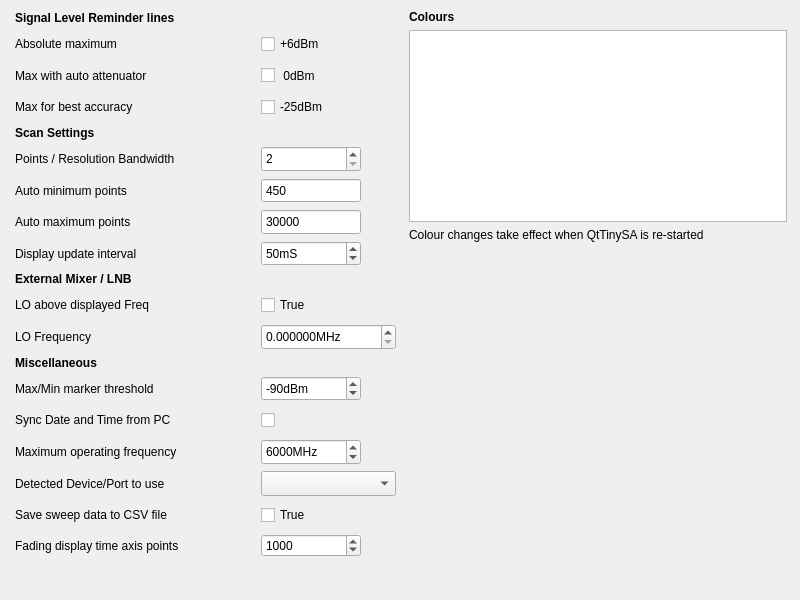
<?xml version="1.0" encoding="UTF-8"?>
<ui version="4.0">
 <class>Settings</class>
 <widget class="QDialog" name="Settings">
  <property name="geometry">
   <rect>
    <x>0</x>
    <y>0</y>
    <width>800</width>
    <height>600</height>
   </rect>
  </property>
  <property name="windowTitle">
   <string>Settings</string>
  </property>
  <widget class="QWidget" name="layoutWidget">
   <property name="geometry">
    <rect>
     <x>15</x>
     <y>11</y>
     <width>381</width>
     <height>586</height>
    </rect>
   </property>
   <layout class="QGridLayout" name="gridLayout_2">
    <item row="5" column="0">
     <widget class="QLabel" name="label">
      <property name="text">
       <string>Points / Resolution Bandwidth</string>
      </property>
     </widget>
    </item>
    <item row="19" column="0">
     <spacer name="verticalSpacer_2">
      <property name="orientation">
       <enum>Qt::Vertical</enum>
      </property>
      <property name="sizeHint" stdset="0">
       <size>
        <width>20</width>
        <height>40</height>
       </size>
      </property>
     </spacer>
    </item>
    <item row="12" column="0">
     <widget class="QLabel" name="label_13">
      <property name="font">
       <font>
        <weight>75</weight>
        <bold>true</bold>
       </font>
      </property>
      <property name="text">
       <string>Miscellaneous</string>
      </property>
     </widget>
    </item>
    <item row="14" column="0">
     <widget class="QLabel" name="label_17">
      <property name="text">
       <string>Sync Date and Time from PC</string>
      </property>
     </widget>
    </item>
    <item row="16" column="0">
     <widget class="QLabel" name="label_18">
      <property name="text">
       <string>Detected Device/Port to use</string>
      </property>
     </widget>
    </item>
    <item row="3" column="0">
     <widget class="QLabel" name="label_9">
      <property name="text">
       <string>Max for best accuracy</string>
      </property>
     </widget>
    </item>
    <item row="6" column="1">
     <widget class="QSpinBox" name="minPoints">
      <property name="sizePolicy">
       <sizepolicy hsizetype="Preferred" vsizetype="Expanding">
        <horstretch>0</horstretch>
        <verstretch>0</verstretch>
       </sizepolicy>
      </property>
      <property name="maximumSize">
       <size>
        <width>100</width>
        <height>16777215</height>
       </size>
      </property>
      <property name="buttonSymbols">
       <enum>QAbstractSpinBox::NoButtons</enum>
      </property>
      <property name="minimum">
       <number>25</number>
      </property>
      <property name="maximum">
       <number>450</number>
      </property>
      <property name="value">
       <number>450</number>
      </property>
     </widget>
    </item>
    <item row="2" column="1">
     <widget class="QCheckBox" name="zeroLine">
      <property name="sizePolicy">
       <sizepolicy hsizetype="Preferred" vsizetype="Expanding">
        <horstretch>0</horstretch>
        <verstretch>0</verstretch>
       </sizepolicy>
      </property>
      <property name="text">
       <string> 0dBm</string>
      </property>
      <property name="checked">
       <bool>false</bool>
      </property>
     </widget>
    </item>
    <item row="15" column="1">
     <widget class="QSpinBox" name="maxFreqBox">
      <property name="sizePolicy">
       <sizepolicy hsizetype="Preferred" vsizetype="Expanding">
        <horstretch>0</horstretch>
        <verstretch>0</verstretch>
       </sizepolicy>
      </property>
      <property name="maximumSize">
       <size>
        <width>100</width>
        <height>16777215</height>
       </size>
      </property>
      <property name="toolTip">
       <string>Maximum Frequency allowed.  Note: TinySA-Ultra is not calibrated above 6GHz </string>
      </property>
      <property name="suffix">
       <string>MHz</string>
      </property>
      <property name="minimum">
       <number>350</number>
      </property>
      <property name="maximum">
       <number>20000</number>
      </property>
      <property name="singleStep">
       <number>100</number>
      </property>
      <property name="value">
       <number>6000</number>
      </property>
     </widget>
    </item>
    <item row="13" column="1">
     <widget class="QSpinBox" name="peakThreshold">
      <property name="sizePolicy">
       <sizepolicy hsizetype="Preferred" vsizetype="Expanding">
        <horstretch>0</horstretch>
        <verstretch>0</verstretch>
       </sizepolicy>
      </property>
      <property name="maximumSize">
       <size>
        <width>100</width>
        <height>16777215</height>
       </size>
      </property>
      <property name="font">
       <font>
        <pointsize>9</pointsize>
       </font>
      </property>
      <property name="suffix">
       <string>dBm</string>
      </property>
      <property name="prefix">
       <string/>
      </property>
      <property name="minimum">
       <number>-120</number>
      </property>
      <property name="maximum">
       <number>-20</number>
      </property>
      <property name="value">
       <number>-90</number>
      </property>
     </widget>
    </item>
    <item row="11" column="0">
     <widget class="QLabel" name="label_16">
      <property name="text">
       <string>LO Frequency</string>
      </property>
     </widget>
    </item>
    <item row="7" column="0">
     <widget class="QLabel" name="label_4">
      <property name="text">
       <string>Auto maximum points</string>
      </property>
     </widget>
    </item>
    <item row="10" column="1">
     <widget class="QCheckBox" name="highLO">
      <property name="sizePolicy">
       <sizepolicy hsizetype="Preferred" vsizetype="Expanding">
        <horstretch>0</horstretch>
        <verstretch>0</verstretch>
       </sizepolicy>
      </property>
      <property name="text">
       <string>True</string>
      </property>
     </widget>
    </item>
    <item row="7" column="1">
     <widget class="QSpinBox" name="maxPoints">
      <property name="sizePolicy">
       <sizepolicy hsizetype="Preferred" vsizetype="Expanding">
        <horstretch>0</horstretch>
        <verstretch>0</verstretch>
       </sizepolicy>
      </property>
      <property name="maximumSize">
       <size>
        <width>100</width>
        <height>16777215</height>
       </size>
      </property>
      <property name="buttonSymbols">
       <enum>QAbstractSpinBox::NoButtons</enum>
      </property>
      <property name="minimum">
       <number>25</number>
      </property>
      <property name="maximum">
       <number>100000</number>
      </property>
      <property name="value">
       <number>30000</number>
      </property>
     </widget>
    </item>
    <item row="10" column="0">
     <widget class="QLabel" name="label_15">
      <property name="text">
       <string>LO above displayed Freq</string>
      </property>
     </widget>
    </item>
    <item row="17" column="0">
     <widget class="QLabel" name="label_20">
      <property name="text">
       <string>Save sweep data to CSV file</string>
      </property>
     </widget>
    </item>
    <item row="1" column="1">
     <widget class="QCheckBox" name="plus6Line">
      <property name="sizePolicy">
       <sizepolicy hsizetype="Preferred" vsizetype="Expanding">
        <horstretch>0</horstretch>
        <verstretch>0</verstretch>
       </sizepolicy>
      </property>
      <property name="text">
       <string>+6dBm</string>
      </property>
      <property name="checked">
       <bool>false</bool>
      </property>
     </widget>
    </item>
    <item row="13" column="0">
     <widget class="QLabel" name="label_2">
      <property name="text">
       <string>Max/Min marker threshold</string>
      </property>
     </widget>
    </item>
    <item row="16" column="1">
     <widget class="QComboBox" name="deviceBox">
      <property name="sizePolicy">
       <sizepolicy hsizetype="Preferred" vsizetype="Expanding">
        <horstretch>0</horstretch>
        <verstretch>0</verstretch>
       </sizepolicy>
      </property>
      <property name="toolTip">
       <string>Select device to use if more than one is detected</string>
      </property>
     </widget>
    </item>
    <item row="17" column="1">
     <widget class="QCheckBox" name="saveSweep">
      <property name="sizePolicy">
       <sizepolicy hsizetype="Preferred" vsizetype="Expanding">
        <horstretch>0</horstretch>
        <verstretch>0</verstretch>
       </sizepolicy>
      </property>
      <property name="toolTip">
       <string>Must be selected each time programme is run</string>
      </property>
      <property name="text">
       <string>True</string>
      </property>
     </widget>
    </item>
    <item row="2" column="0">
     <widget class="QLabel" name="label_10">
      <property name="text">
       <string>Max with auto attenuator</string>
      </property>
     </widget>
    </item>
    <item row="14" column="1">
     <widget class="QCheckBox" name="syncTime">
      <property name="sizePolicy">
       <sizepolicy hsizetype="Preferred" vsizetype="Expanding">
        <horstretch>0</horstretch>
        <verstretch>0</verstretch>
       </sizepolicy>
      </property>
      <property name="text">
       <string/>
      </property>
     </widget>
    </item>
    <item row="8" column="0">
     <widget class="QLabel" name="label_19">
      <property name="text">
       <string>Display update interval</string>
      </property>
     </widget>
    </item>
    <item row="8" column="1">
     <widget class="QSpinBox" name="intervalBox">
      <property name="sizePolicy">
       <sizepolicy hsizetype="Preferred" vsizetype="Expanding">
        <horstretch>0</horstretch>
        <verstretch>0</verstretch>
       </sizepolicy>
      </property>
      <property name="maximumSize">
       <size>
        <width>100</width>
        <height>16777215</height>
       </size>
      </property>
      <property name="toolTip">
       <string>Nominal</string>
      </property>
      <property name="suffix">
       <string>mS</string>
      </property>
      <property name="minimum">
       <number>5</number>
      </property>
      <property name="maximum">
       <number>200</number>
      </property>
      <property name="singleStep">
       <number>5</number>
      </property>
      <property name="value">
       <number>50</number>
      </property>
     </widget>
    </item>
    <item row="6" column="0">
     <widget class="QLabel" name="label_3">
      <property name="text">
       <string>Auto minimum points</string>
      </property>
     </widget>
    </item>
    <item row="1" column="0">
     <widget class="QLabel" name="label_11">
      <property name="text">
       <string>Absolute maximum</string>
      </property>
     </widget>
    </item>
    <item row="15" column="0">
     <widget class="QLabel" name="label_7">
      <property name="text">
       <string>Maximum operating frequency</string>
      </property>
     </widget>
    </item>
    <item row="9" column="0" colspan="2">
     <widget class="QLabel" name="label_14">
      <property name="font">
       <font>
        <weight>75</weight>
        <bold>true</bold>
       </font>
      </property>
      <property name="text">
       <string>External Mixer / LNB</string>
      </property>
     </widget>
    </item>
    <item row="4" column="0">
     <widget class="QLabel" name="label_8">
      <property name="font">
       <font>
        <weight>75</weight>
        <bold>true</bold>
       </font>
      </property>
      <property name="text">
       <string>Scan Settings</string>
      </property>
     </widget>
    </item>
    <item row="3" column="1">
     <widget class="QCheckBox" name="neg25Line">
      <property name="sizePolicy">
       <sizepolicy hsizetype="Preferred" vsizetype="Expanding">
        <horstretch>0</horstretch>
        <verstretch>0</verstretch>
       </sizepolicy>
      </property>
      <property name="text">
       <string>-25dBm</string>
      </property>
      <property name="checked">
       <bool>false</bool>
      </property>
     </widget>
    </item>
    <item row="0" column="0" colspan="2">
     <widget class="QLabel" name="label_6">
      <property name="font">
       <font>
        <weight>75</weight>
        <bold>true</bold>
       </font>
      </property>
      <property name="text">
       <string>Signal Level Reminder lines</string>
      </property>
     </widget>
    </item>
    <item row="5" column="1">
     <widget class="QSpinBox" name="rbw_x">
      <property name="sizePolicy">
       <sizepolicy hsizetype="Preferred" vsizetype="Expanding">
        <horstretch>0</horstretch>
        <verstretch>0</verstretch>
       </sizepolicy>
      </property>
      <property name="maximumSize">
       <size>
        <width>100</width>
        <height>16777215</height>
       </size>
      </property>
      <property name="minimum">
       <number>2</number>
      </property>
      <property name="maximum">
       <number>10</number>
      </property>
      <property name="value">
       <number>2</number>
      </property>
     </widget>
    </item>
    <item row="11" column="1">
     <widget class="QDoubleSpinBox" name="freqLO">
      <property name="sizePolicy">
       <sizepolicy hsizetype="Preferred" vsizetype="Expanding">
        <horstretch>0</horstretch>
        <verstretch>0</verstretch>
       </sizepolicy>
      </property>
      <property name="suffix">
       <string>MHz</string>
      </property>
      <property name="decimals">
       <number>6</number>
      </property>
      <property name="minimum">
       <double>0.000000000000000</double>
      </property>
      <property name="maximum">
       <double>100000.000000000000000</double>
      </property>
      <property name="value">
       <double>0.000000000000000</double>
      </property>
     </widget>
    </item>
    <item row="18" column="0">
     <widget class="QLabel" name="label_21">
      <property name="text">
       <string>Fading display time axis points</string>
      </property>
     </widget>
    </item>
    <item row="18" column="1">
     <widget class="QSpinBox" name="timePoints">
      <property name="maximumSize">
       <size>
        <width>100</width>
        <height>16777215</height>
       </size>
      </property>
      <property name="toolTip">
       <string>Uses about 1MB memory / 1000 points</string>
      </property>
      <property name="suffix">
       <string/>
      </property>
      <property name="minimum">
       <number>100</number>
      </property>
      <property name="maximum">
       <number>100000</number>
      </property>
      <property name="singleStep">
       <number>1000</number>
      </property>
      <property name="stepType">
       <enum>QAbstractSpinBox::DefaultStepType</enum>
      </property>
      <property name="value">
       <number>1000</number>
      </property>
     </widget>
    </item>
   </layout>
  </widget>
  <widget class="QWidget" name="gridLayoutWidget">
   <property name="geometry">
    <rect>
     <x>409</x>
     <y>10</y>
     <width>378</width>
     <height>581</height>
    </rect>
   </property>
   <layout class="QGridLayout" name="gridLayout">
    <item row="3" column="0">
     <spacer name="verticalSpacer">
      <property name="orientation">
       <enum>Qt::Vertical</enum>
      </property>
      <property name="sizeHint" stdset="0">
       <size>
        <width>20</width>
        <height>40</height>
       </size>
      </property>
     </spacer>
    </item>
    <item row="1" column="0">
     <widget class="QTableView" name="colourTable"/>
    </item>
    <item row="2" column="0">
     <widget class="QLabel" name="label_12">
      <property name="text">
       <string>Colour changes take effect when QtTinySA is re-started</string>
      </property>
     </widget>
    </item>
    <item row="0" column="0">
     <widget class="QLabel" name="label_5">
      <property name="font">
       <font>
        <weight>75</weight>
        <bold>true</bold>
       </font>
      </property>
      <property name="text">
       <string>Colours</string>
      </property>
     </widget>
    </item>
    <item row="4" column="0">
     <spacer name="verticalSpacer_3">
      <property name="orientation">
       <enum>Qt::Vertical</enum>
      </property>
      <property name="sizeHint" stdset="0">
       <size>
        <width>20</width>
        <height>40</height>
       </size>
      </property>
     </spacer>
    </item>
   </layout>
  </widget>
 </widget>
 <resources/>
 <connections/>
</ui>
